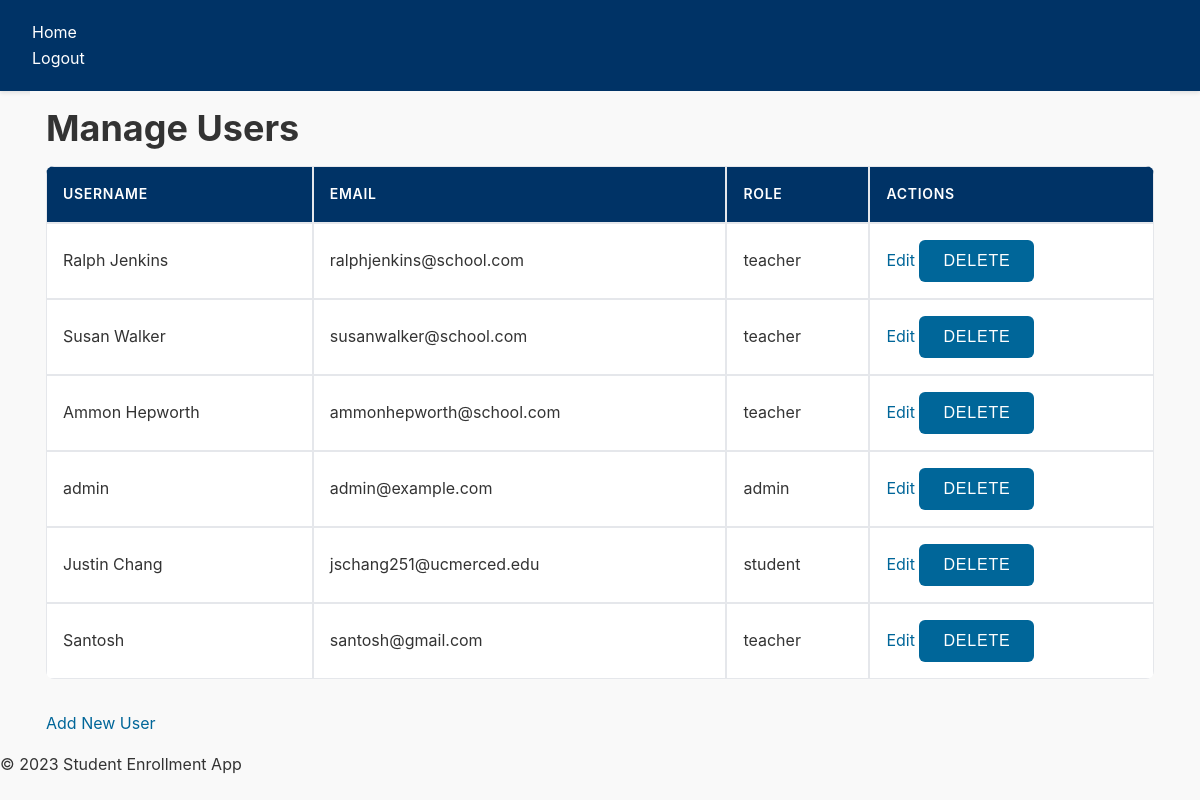
Page /admin/users (signed in) on the committed database.
### app/models.py (models this page shows, shortened)
class User(UserMixin, db.Model):
    id = db.Column(db.Integer, primary_key=True)
    username = db.Column(db.String(64), index=True, unique=True, nullable=False)
    email = db.Column(db.String(120), index=True, unique=True, nullable=False)
    password_hash = db.Column(db.String(128), nullable=False)
    role = db.Column(db.String(20), nullable=False)  # student, teacher, or admin
    enrollments = db.relationship('Enrollment', backref='student', lazy='dynamic')

### app/routes.py (the view)
    @app.route('/admin/users')
    @login_required
    def admin_users():
        if admin_required(): return admin_required()
        users = User.query.all()
        return render_template('admin/users.html', users=users)

### app/__init__.py (called while the page is built)
def create_app():
    app = Flask(__name__)
    app.config.from_object(Config)
    db.init_app(app)
    login_manager.init_app(app)
    admin.name = 'Admin Mode'
    admin.url = '/admin_panel'
    admin.init_app(app)
    with app.app_context():
        from app.models import User, Course, Enrollment
        admin.add_view(ModelView(User, db.session))
        admin.add_view(ModelView(Course, db.session))
        admin.add_view(ModelView(Enrollment, db.session))
        db.create_all()
    from app.routes import init_routes
    init_routes(app)
    @login_manager.user_loader
    def load_user(user_id):
        return User.query.get(int(user_id))
    return app

### app/templates/admin/users.html
{% extends 'base.html' %}
{% block content %}
<h1>Manage Users</h1>
<table>
    <thead>
        <tr>
            <th>Username</th>
            <th>Email</th>
            <th>Role</th>
            <th>Actions</th>
        </tr>
    </thead>
    <tbody>
        {% for user in users %}
        <tr>
            <td>{{ user.username }}</td>
            <td>{{ user.email }}</td>
            <td>{{ user.role }}</td>
            <td>
                <a href="{{ url_for('admin_edit_user', user_id=user.id) }}">Edit</a>
                <form action="{{ url_for('admin_delete_user', user_id=user.id) }}" method="post" style="display:inline;">
                    <button type="submit" onclick="return confirm('Are you sure you want to delete this user?');">Delete</button>
                </form>
            </td>
        </tr>
        {% endfor %}
    </tbody>
</table>
<a href="{{ url_for('admin_new_user') }}">Add New User</a>
{% endblock %}

### app/static/base.css (style rules this page uses)
*, *::before, *::after { box-sizing: border-box; margin: 0; padding: 0; }
body { font-family: 'Inter', system-ui, -apple-system, sans-serif; margin: 0; padding: 0; background-color: #f9f9f9; color: #333; line-height: 1.6; min-height: 100vh; }
h1, h2, h3, h4, h5, h6 { margin-bottom: 1rem; line-height: 1.2; }
h1 { font-size: 2.25rem; }
table { width: 100%; border-collapse: separate; border-spacing: 0; margin-bottom: 2rem; background-color: #ffffff; border-radius: 8px; overflow: hidden; }
table th, table td { border: 1px solid #e5e7eb; padding: 1rem; text-align: left; }
table th { background-color: #003366; color: white; font-weight: 600; text-transform: uppercase; letter-spacing: 0.05em; font-size: 0.875rem; }
form { max-width: 500px; margin: 0 auto; }
button, .btn { display: inline-block; background-color: #006699; color: white; border: none; border-radius: 6px; padding: 0.75rem 1.5rem; cursor: pointer; font-size: 1rem; font-weight: 500; text-transform: uppercase; letter-spacing: 0.05em; transition: all 0.2s; }
a { color: #006699; text-decoration: none; transition: color 0.2s; }

### rows in the picture
User: username "Ralph Jenkins", email "ralphjenkins@school.com", role "teacher"
User: username "Susan Walker", email "susanwalker@school.com", role "teacher"
User: username "Ammon Hepworth", email "ammonhepworth@school.com", role "teacher"
User: username "admin", email "admin@example.com", role "admin"
User: username "Justin Chang", email "jschang251@ucmerced.edu", role "student"
User: username "Santosh", email "santosh@gmail.com", role "teacher"
